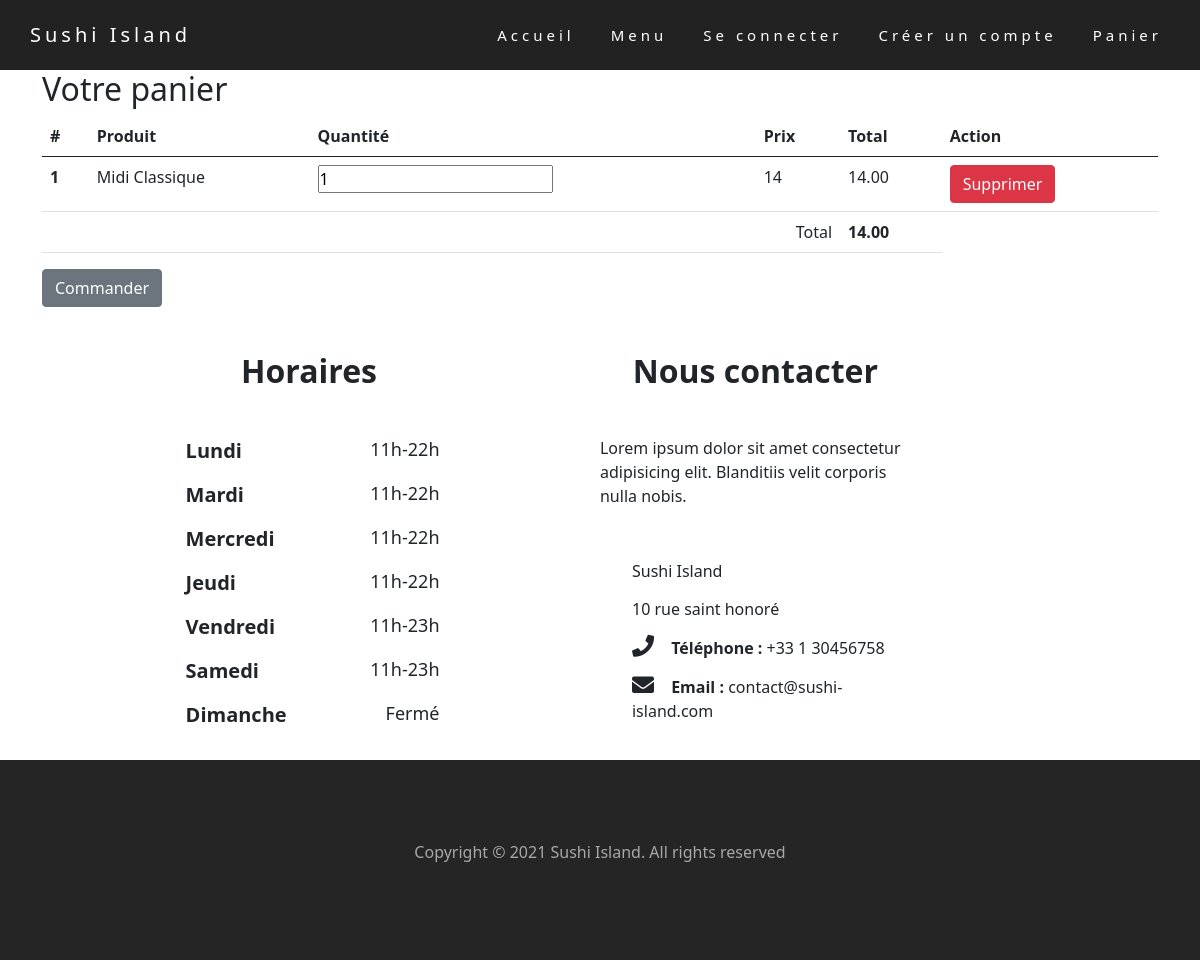
/addpanier.php?id=1, run on the app's committed database.
### tables this page shows
CREATE TABLE `produit` (
  `id_produit` int(5) NOT NULL,
  `id_categorie` int(5) NOT NULL,
  `titre` varchar(30) NOT NULL,
  `description` varchar(200) NOT NULL,
  `prix` int(10) NOT NULL,
  `stock` int(3) NOT NULL,
  `photo` varchar(255) NOT NULL
);

### addpanier.php (the view, shortened to what this page needs)
<?php
    include_once 'header.php';
    require 'includes/db.inc.php';
    $id = $_GET['id'];
    if(isset($id)){
	    $requser = $bdd->prepare("SELECT * FROM produit WHERE id_produit = $id");
	    $requser->execute(array($id));
    }
?>
<section>
	<div class="container">
	<h2 class = 'panier-title'>Votre panier</h2>
	<?php
	    if(!empty($_SESSION['npanier'])) { ?>
	    	<table class="table">
		        <thead>
		            <tr>
		            <th scope="col">#</th>
		            <th scope="col">Produit</th>
		            <th scope="col">Quantité</th>
		            <th scope="col">Prix</th>
		            <th scope="col">Total</th>
		            <th scope="col">Action</th>
		            </tr>
		        </thead>
		        <?php
		        	$total = 0;
		        	$i=1;
		        	foreach($_SESSION['npanier'] as $p) :
		        ?>
				<tbody>
		            <tr>
		            <th scope="row"><?php echo $i++?></th>
		            <td><?php echo $p['item_name'];?></td>
		            <td><input type="number" min="1" max="<?php $p['stock'] ?>" name="quantité" value = "1"></td>
		            <td><?php echo $p['prix'];?></td>
		            <td><?php echo number_format($p['prix'],2);?></td>
		            <td>
		                <a href="addpanier.php?action=delete&id=<?php echo $p['id_produit'];?>" class="btn btn-danger">Supprimer</a></td>
		            </tr>
		            <?php $total = $total + ($p['prix']); ?>
		            <?php endforeach ?>
		            <tr>
		            	<td colspan = "4" align="right">Total</td>
		            	<th> <?php echo number_format($total,2); ?> </th>
		            </tr>
		        </tbody>
	    	</table>
	    	<a href="order.php" class="btn btn-secondary">Commander</a>
	    <?php
	    }else{
	        echo "<p class='no-result'>vous n'avez rien dans le panier !</p>
			<a class='btn btn-primary' href='./categorie.php' role='button'> Découvrez notre menu !</a>";
	    }
	?>
	</div>
</section>
<?php
    include_once 'footer.php';
?>

### sitestyle.css (style rules this page uses)
* { margin : 0; padding :0; }
body { font-family: 'Raleway', sans-serif; }
.btn { background-color: none !important; }

### data on the page
produit: titre "Midi Classique", prix "14", prix "14.00"

### other printed values
$total "14.00"
